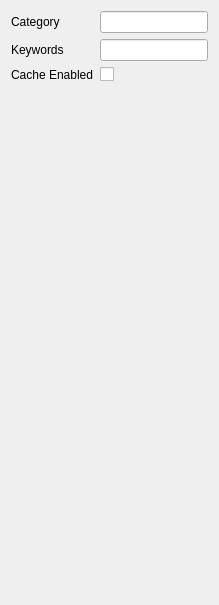
               <widget class="QWidget" name="tab_17">
                <attribute name="title">
                 <string>Meta</string>
                </attribute>
                <layout class="QVBoxLayout" name="verticalLayout_21">
                 <item>
                  <layout class="QGridLayout" name="gridLayout_2">
                   <item row="0" column="0">
                    <widget class="QLabel" name="label">
                     <property name="text">
                      <string>Category</string>
                     </property>
                    </widget>
                   </item>
                   <item row="1" column="0">
                    <widget class="QLabel" name="label_2">
                     <property name="text">
                      <string>Keywords</string>
                     </property>
                    </widget>
                   </item>
                   <item row="1" column="1">
                    <widget class="QLineEdit" name="txtMetaKeywords"/>
                   </item>
                   <item row="0" column="1">
                    <widget class="QLineEdit" name="txtMetaCategory"/>
                   </item>
                   <item row="2" column="0">
                    <widget class="QLabel" name="label_3">
                     <property name="text">
                      <string>Cache Enabled</string>
                     </property>
                    </widget>
                   </item>
                   <item row="2" column="1">
                    <widget class="QCheckBox" name="chkMetaCacheEnabled">
                     <property name="text">
                      <string/>
                     </property>
                    </widget>
                   </item>
                  </layout>
                 </item>
                 <item>
                  <spacer name="verticalSpacer_6">
                   <property name="orientation">
                    <enum>Qt::Vertical</enum>
                   </property>
                   <property name="sizeHint" stdset="0">
                    <size>
                     <width>20</width>
                     <height>512</height>
                    </size>
                   </property>
                  </spacer>
                 </item>
                </layout>
               </widget>
